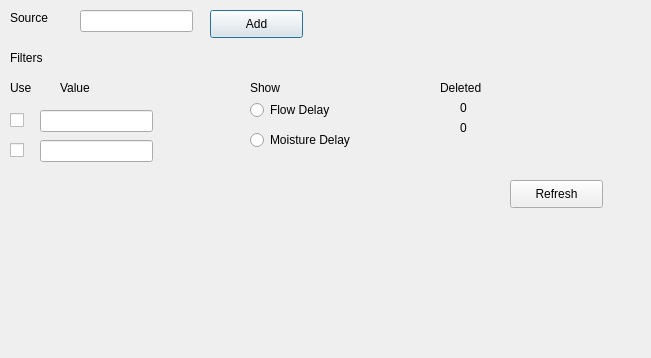
<?xml version="1.0" encoding="UTF-8"?>
<ui version="4.0">
 <class>CropEditorDialogBase</class>
 <widget class="QDialog" name="CropEditorDialogBase">
  <property name="geometry">
   <rect>
    <x>0</x>
    <y>0</y>
    <width>651</width>
    <height>358</height>
   </rect>
  </property>
  <property name="windowTitle">
   <string>CropEditor</string>
  </property>
  <widget class="QLineEdit" name="txtFilePath">
   <property name="geometry">
    <rect>
     <x>80</x>
     <y>10</y>
     <width>113</width>
     <height>22</height>
    </rect>
   </property>
  </widget>
  <widget class="QLabel" name="lblSource">
   <property name="geometry">
    <rect>
     <x>10</x>
     <y>10</y>
     <width>55</width>
     <height>16</height>
    </rect>
   </property>
   <property name="text">
    <string>Source</string>
   </property>
  </widget>
  <widget class="QPushButton" name="btnAddFile">
   <property name="geometry">
    <rect>
     <x>210</x>
     <y>10</y>
     <width>93</width>
     <height>28</height>
    </rect>
   </property>
   <property name="text">
    <string>Add</string>
   </property>
   <property name="checkable">
    <bool>false</bool>
   </property>
  </widget>
  <widget class="QLabel" name="lblFilter">
   <property name="geometry">
    <rect>
     <x>10</x>
     <y>50</y>
     <width>55</width>
     <height>16</height>
    </rect>
   </property>
   <property name="text">
    <string>Filters</string>
   </property>
  </widget>
  <widget class="QLabel" name="lblUse">
   <property name="geometry">
    <rect>
     <x>10</x>
     <y>80</y>
     <width>55</width>
     <height>16</height>
    </rect>
   </property>
   <property name="text">
    <string>Use</string>
   </property>
  </widget>
  <widget class="QLabel" name="lblValue">
   <property name="geometry">
    <rect>
     <x>60</x>
     <y>80</y>
     <width>55</width>
     <height>16</height>
    </rect>
   </property>
   <property name="text">
    <string>Value</string>
   </property>
  </widget>
  <widget class="QLabel" name="lblShow">
   <property name="geometry">
    <rect>
     <x>250</x>
     <y>80</y>
     <width>55</width>
     <height>16</height>
    </rect>
   </property>
   <property name="text">
    <string>Show</string>
   </property>
  </widget>
  <widget class="QLabel" name="lblDeleted">
   <property name="geometry">
    <rect>
     <x>440</x>
     <y>80</y>
     <width>55</width>
     <height>16</height>
    </rect>
   </property>
   <property name="text">
    <string>Deleted</string>
   </property>
  </widget>
  <widget class="QCheckBox" name="chkFlowDelay">
   <property name="geometry">
    <rect>
     <x>10</x>
     <y>110</y>
     <width>16</width>
     <height>20</height>
    </rect>
   </property>
   <property name="text">
    <string/>
   </property>
  </widget>
  <widget class="QCheckBox" name="chkMoistureDelay">
   <property name="geometry">
    <rect>
     <x>10</x>
     <y>140</y>
     <width>16</width>
     <height>20</height>
    </rect>
   </property>
   <property name="text">
    <string/>
   </property>
  </widget>
  <widget class="QRadioButton" name="radFlowDelay">
   <property name="geometry">
    <rect>
     <x>250</x>
     <y>100</y>
     <width>95</width>
     <height>20</height>
    </rect>
   </property>
   <property name="text">
    <string>Flow Delay</string>
   </property>
  </widget>
  <widget class="QRadioButton" name="radMoistureDelay">
   <property name="geometry">
    <rect>
     <x>250</x>
     <y>130</y>
     <width>111</width>
     <height>20</height>
    </rect>
   </property>
   <property name="text">
    <string>Moisture Delay</string>
   </property>
  </widget>
  <widget class="QLineEdit" name="txtFlowDelay">
   <property name="geometry">
    <rect>
     <x>40</x>
     <y>110</y>
     <width>113</width>
     <height>22</height>
    </rect>
   </property>
  </widget>
  <widget class="QLineEdit" name="txtMoistureDelay">
   <property name="geometry">
    <rect>
     <x>40</x>
     <y>140</y>
     <width>113</width>
     <height>22</height>
    </rect>
   </property>
  </widget>
  <widget class="QLabel" name="lblDelFlowDelay">
   <property name="geometry">
    <rect>
     <x>460</x>
     <y>100</y>
     <width>55</width>
     <height>16</height>
    </rect>
   </property>
   <property name="text">
    <string>0</string>
   </property>
  </widget>
  <widget class="QLabel" name="lblDelMoistureDelay">
   <property name="geometry">
    <rect>
     <x>460</x>
     <y>120</y>
     <width>55</width>
     <height>16</height>
    </rect>
   </property>
   <property name="text">
    <string>0</string>
   </property>
  </widget>
  <widget class="QPushButton" name="btnRefresh">
   <property name="geometry">
    <rect>
     <x>510</x>
     <y>180</y>
     <width>93</width>
     <height>28</height>
    </rect>
   </property>
   <property name="text">
    <string>Refresh</string>
   </property>
  </widget>
 </widget>
 <resources/>
 <connections/>
</ui>
